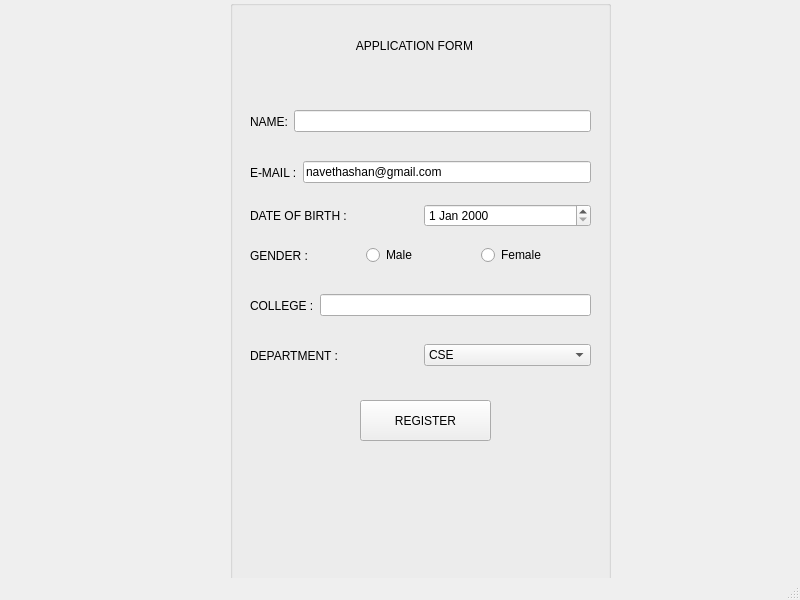
<?xml version="1.0" encoding="UTF-8"?>
<ui version="4.0">
 <class>MainWindow</class>
 <widget class="QMainWindow" name="MainWindow">
  <property name="geometry">
   <rect>
    <x>0</x>
    <y>0</y>
    <width>800</width>
    <height>600</height>
   </rect>
  </property>
  <property name="windowTitle">
   <string>MainWindow</string>
  </property>
  <widget class="QWidget" name="centralwidget">
   <widget class="QGroupBox" name="groupBox">
    <property name="geometry">
     <rect>
      <x>230</x>
      <y>0</y>
      <width>381</width>
      <height>591</height>
     </rect>
    </property>
    <property name="title">
     <string/>
    </property>
    <widget class="QLabel" name="label_2">
     <property name="geometry">
      <rect>
       <x>90</x>
       <y>30</y>
       <width>191</width>
       <height>31</height>
      </rect>
     </property>
     <property name="text">
      <string>           APPLICATION FORM</string>
     </property>
    </widget>
    <widget class="QPushButton" name="pushButton">
     <property name="geometry">
      <rect>
       <x>130</x>
       <y>400</y>
       <width>131</width>
       <height>41</height>
      </rect>
     </property>
     <property name="text">
      <string>REGISTER</string>
     </property>
    </widget>
    <widget class="QSplitter" name="hor">
     <property name="geometry">
      <rect>
       <x>20</x>
       <y>100</y>
       <width>341</width>
       <height>43</height>
      </rect>
     </property>
     <property name="orientation">
      <enum>Qt::Horizontal</enum>
     </property>
     <widget class="QWidget" name="layoutWidget">
      <layout class="QHBoxLayout" name="horizontalLayout">
       <item>
        <widget class="QLabel" name="lname">
         <property name="text">
          <string>NAME:</string>
         </property>
        </widget>
       </item>
       <item>
        <widget class="QLineEdit" name="lnamei">
         <property name="text">
          <string/>
         </property>
        </widget>
       </item>
      </layout>
     </widget>
    </widget>
    <widget class="QWidget" name="layoutWidget">
     <property name="geometry">
      <rect>
       <x>20</x>
       <y>152</y>
       <width>341</width>
       <height>41</height>
      </rect>
     </property>
     <layout class="QHBoxLayout" name="horizontalLayout_2">
      <item>
       <widget class="QLabel" name="email">
        <property name="text">
         <string>E-MAIL :</string>
        </property>
       </widget>
      </item>
      <item>
       <widget class="QLineEdit" name="emaili">
        <property name="text">
         <string>navethashan@gmail.com</string>
        </property>
       </widget>
      </item>
     </layout>
    </widget>
    <widget class="QWidget" name="layoutWidget">
     <property name="geometry">
      <rect>
       <x>20</x>
       <y>340</y>
       <width>341</width>
       <height>31</height>
      </rect>
     </property>
     <layout class="QHBoxLayout" name="horizontalLayout_6">
      <item>
       <widget class="QLabel" name="dept">
        <property name="text">
         <string>DEPARTMENT :</string>
        </property>
       </widget>
      </item>
      <item>
       <widget class="QComboBox" name="comboBox">
        <item>
         <property name="text">
          <string>CSE</string>
         </property>
        </item>
        <item>
         <property name="text">
          <string>IT</string>
         </property>
        </item>
        <item>
         <property name="text">
          <string>ECE</string>
         </property>
        </item>
        <item>
         <property name="text">
          <string>EEE</string>
         </property>
        </item>
        <item>
         <property name="text">
          <string>MECH</string>
         </property>
        </item>
       </widget>
      </item>
     </layout>
    </widget>
    <widget class="QWidget" name="layoutWidget">
     <property name="geometry">
      <rect>
       <x>20</x>
       <y>290</y>
       <width>341</width>
       <height>31</height>
      </rect>
     </property>
     <layout class="QHBoxLayout" name="horizontalLayout_5">
      <item>
       <widget class="QLabel" name="college">
        <property name="text">
         <string>COLLEGE :</string>
        </property>
       </widget>
      </item>
      <item>
       <widget class="QLineEdit" name="collegei"/>
      </item>
     </layout>
    </widget>
    <widget class="QWidget" name="layoutWidget">
     <property name="geometry">
      <rect>
       <x>20</x>
       <y>240</y>
       <width>341</width>
       <height>31</height>
      </rect>
     </property>
     <layout class="QHBoxLayout" name="horizontalLayout_3">
      <item>
       <widget class="QLabel" name="gender">
        <property name="text">
         <string>GENDER :</string>
        </property>
       </widget>
      </item>
      <item>
       <widget class="QRadioButton" name="male">
        <property name="text">
         <string>Male</string>
        </property>
       </widget>
      </item>
      <item>
       <widget class="QRadioButton" name="female">
        <property name="text">
         <string>Female</string>
        </property>
       </widget>
      </item>
     </layout>
    </widget>
    <widget class="QWidget" name="layoutWidget">
     <property name="geometry">
      <rect>
       <x>20</x>
       <y>200</y>
       <width>341</width>
       <height>31</height>
      </rect>
     </property>
     <layout class="QHBoxLayout" name="horizontalLayout_4">
      <item>
       <widget class="QLabel" name="dob">
        <property name="text">
         <string>DATE OF BIRTH :</string>
        </property>
       </widget>
      </item>
      <item>
       <widget class="QDateEdit" name="dateEdit"/>
      </item>
     </layout>
    </widget>
   </widget>
  </widget>
  <widget class="QMenuBar" name="menubar">
   <property name="geometry">
    <rect>
     <x>0</x>
     <y>0</y>
     <width>800</width>
     <height>22</height>
    </rect>
   </property>
  </widget>
  <widget class="QStatusBar" name="statusbar"/>
 </widget>
 <tabstops>
  <tabstop>lnamei</tabstop>
  <tabstop>male</tabstop>
  <tabstop>dateEdit</tabstop>
  <tabstop>female</tabstop>
  <tabstop>comboBox</tabstop>
 </tabstops>
 <resources/>
 <connections/>
</ui>
